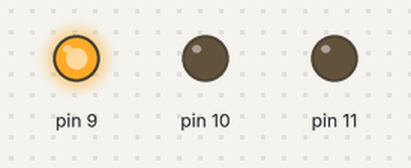
A sketch run on a simulated Arduino Uno, built with avr-gcc and run on an emulated ATmega328P. Shown: output pins drawn as LEDs (lit = HIGH).

Above: at 2.5 s.
At 6.0 s:
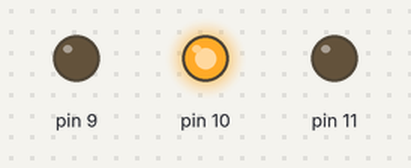
At 9.5 s:
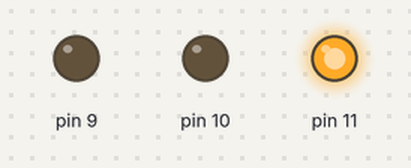
Timing chart, 0 to 15.6 s (numbered marks = the images above):
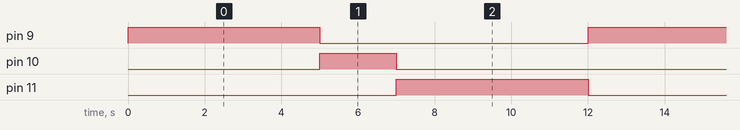

The sketch:

Traffic-Light-System.ino
```cpp
void setup() {
  pinMode(9, OUTPUT);
  pinMode(10, OUTPUT);
  pinMode(11, OUTPUT);
}

void loop() {
  digitalWrite(9, HIGH);  // Merah menyala
  delay(5000);            // Tahan selama 5 detik
  digitalWrite(9, LOW);   // Merah mati
  digitalWrite(10, HIGH); // Kuning menyala
  delay(2000);            // Tahan selama 2 detik
  digitalWrite(10, LOW);  // Kuning mati
  digitalWrite(11, HIGH); // Hijau menyala
  delay(5000);            // Tahan selama 5 detik
  digitalWrite(11, LOW);  // Hijau mati
}
```

Measured:
- by itself, pin 9, pin 11: alternates HIGH for 5.0 s and LOW for 7.0 s
- by itself, pin 10: alternates HIGH for 2.0 s and LOW for 10.0 s
- by itself, everything shown: repeats every 12.0 s, in 4 steps
